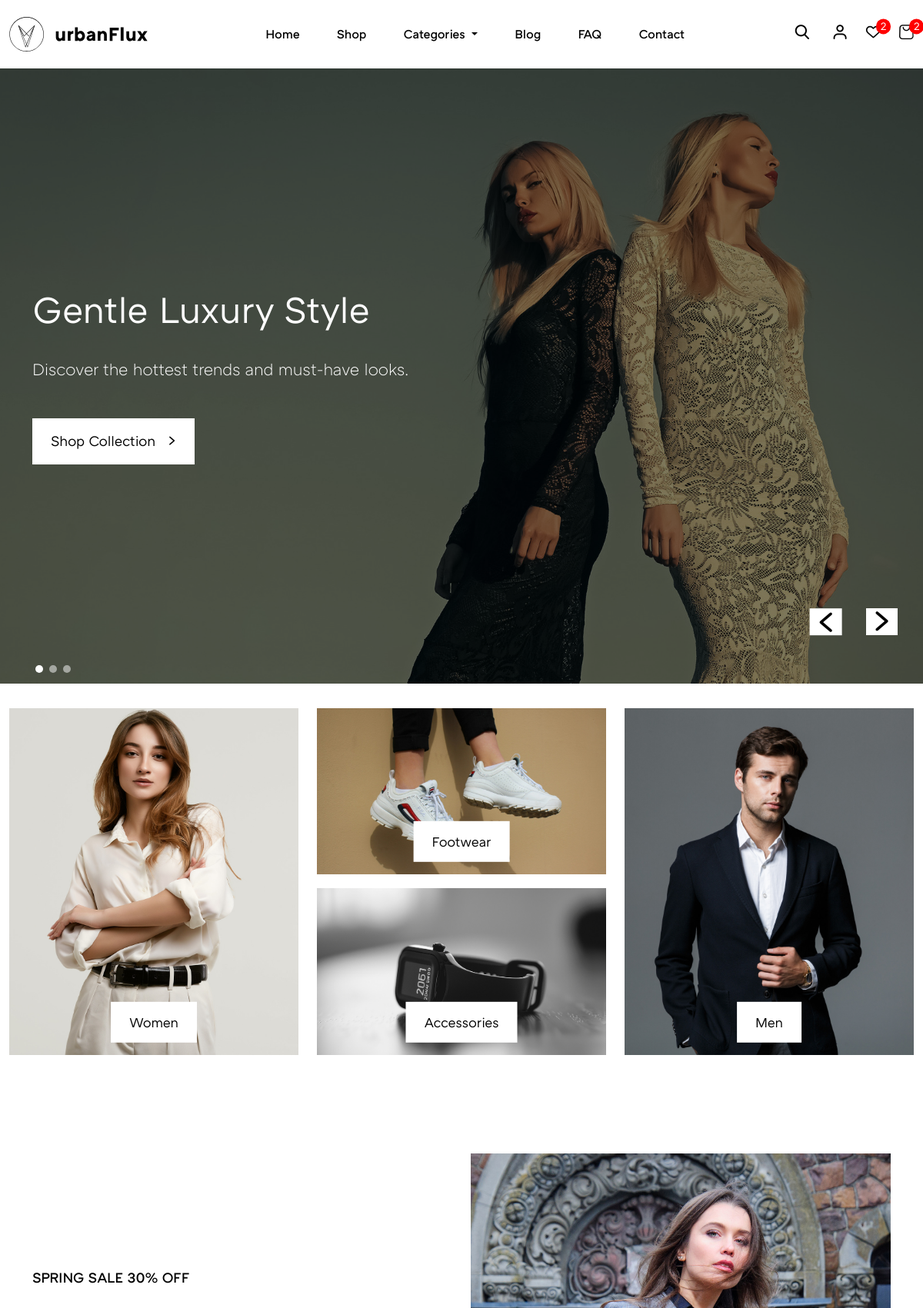
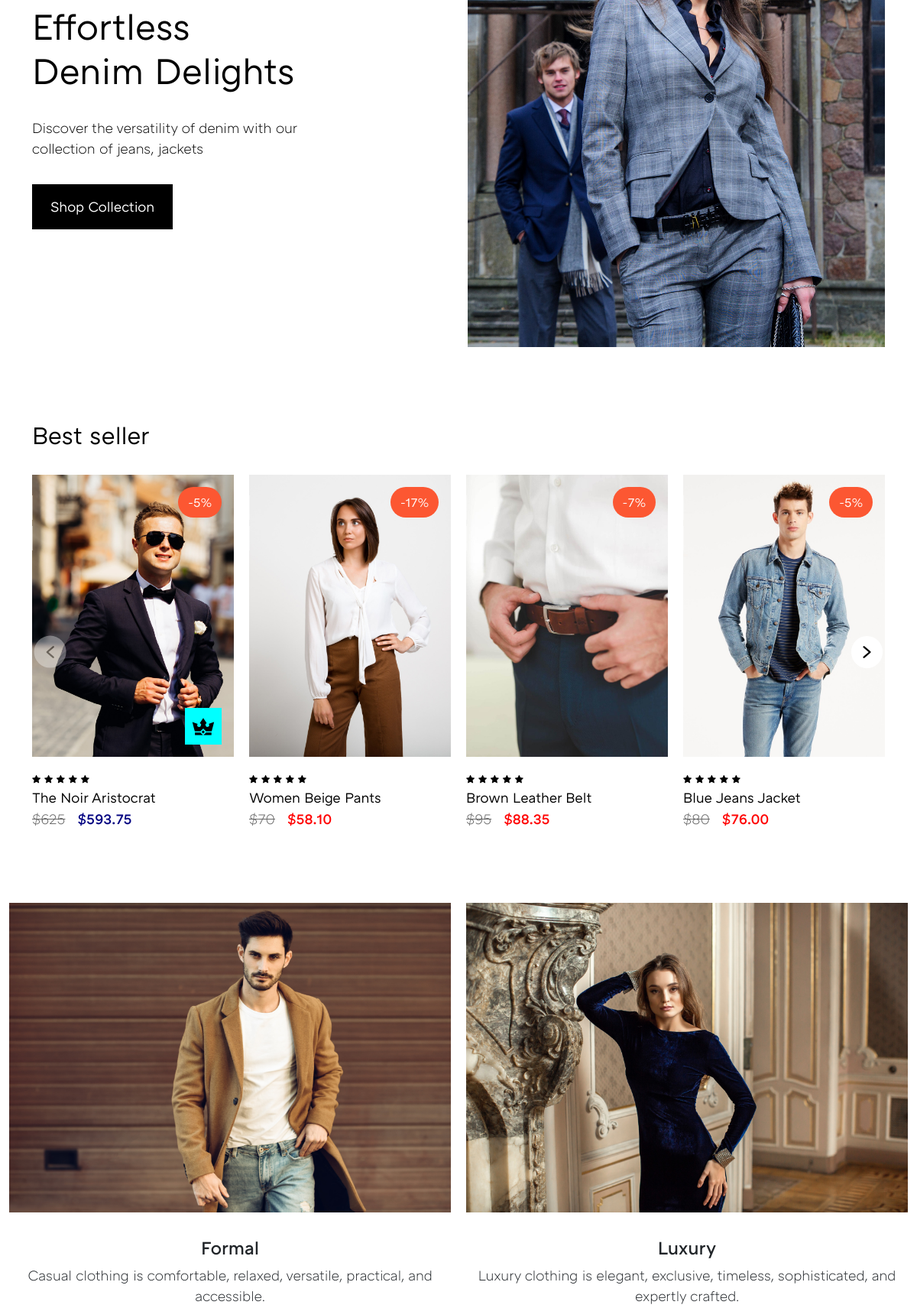
The page / (upper part) on the database its author committed (2 pictures, top to bottom).
### Site_Settings/models.py (models this page shows)
class Site_Settings(models.Model):
    estimated_delivery = models.TextField(max_length= 200, null=True)
    return_time = models.TextField(max_length= 200 , null=True)
    site_logo = models.FileField(upload_to='site_logo', validators=[validate_logo])
    theme_hero_section = models.ImageField(upload_to= 'theme_hero_section')
    tax_rate = models.IntegerField()
    product_policies = models.TextField(max_length=400)
    class Meta:
        verbose_name = ''
        verbose_name_plural = 'Site Settings'

### Hero_Slider/models.py (models this page shows)
class Hero_Slider(models.Model):
    title = models.CharField(max_length=200)
    info = models.CharField(max_length=200)
    link_name = models.CharField(max_length=15)
    link = models.URLField(max_length=200, blank=True)
    image = models.ImageField(upload_to='hero_slider')
    class Meta:
        verbose_name = ''
        verbose_name_plural = 'Hero Slider'

### Category/models.py (models this page shows, shortened)
class Category(models.Model):
    category_name = models.CharField(max_length=255, unique=True)
    cat_image = models.ImageField(upload_to= 'Categories', null=True, blank=True)
    slug =models.SlugField(max_length=100, unique=True)
    TYPE_CHOICES = [
        ('FORMAL', 'Formal'),
        ('LUXURY', 'Luxury'),
    ]
    type = models.CharField(max_length=20, choices=TYPE_CHOICES, null=True, blank=True)
    type_description = models.CharField(max_length=100, null=True, blank=True)
    type_button = models.CharField(max_length=20, null=True, blank=True)
    class Meta:
        verbose_name= ''
        verbose_name_plural = 'Categories'

### Sale_Section/models.py (models this page shows)
class Sale_Section(models.Model):
    title = models.CharField(max_length = 50)
    heading = models.CharField(max_length = 50)
    description = models.TextField(max_length=100)
    link_button_name = models.CharField(max_length =15)
    button_link = models.CharField (max_length= 200, blank=True , null=True)
    image = models.ImageField(upload_to= 'Sale Section')
    class Meta:
        verbose_name = ''
        verbose_name_plural = 'Sale Section'

### Store/models.py (models this page shows, shortened)
class Store(models.Model):
    product_name = models.CharField(max_length=100)
    price = models.IntegerField(null=True)
    product_type = models.CharField(max_length=15, blank=True)
    description = models.TextField(max_length=500)
    Color_1 = models.CharField(max_length=20 , null=True)
    Color_2 = models.CharField(max_length=20, null=True , blank=True)
    Color_3 = models.CharField(max_length=20, null=True , blank=True)
    Feature_1 = models.CharField(max_length=50)
    Feature_2 = models.CharField(max_length=50, null=True , blank=True)
    Feature_3 = models.CharField(max_length=50, null=True , blank=True)
    Size_1 = models.CharField(max_length=20 , null=True)
    Size_2 = models.CharField(max_length=20, null=True , blank=True)
    Size_3 = models.CharField(max_length=20, null=True , blank=True)
    Materials_Care_1 = models.CharField(max_length=50, null=True)
    Materials_Care_2 = models.CharField(max_length=50, null=True , blank=True)
    Materials_Care_3 = models.CharField(max_length=50, null=True , blank=True)
    stock = models.IntegerField()
    sale = models.IntegerField(null=True, blank=True)
    is_available = models.BooleanField(default = True)
    slug =models.SlugField(max_length=100, unique=True)
    Image = models.ImageField(upload_to='Products')
    product_image_1 = models.ImageField(upload_to='Products')
    product_image_2 = models.ImageField(upload_to='Products')
    product_image_3 = models.ImageField(upload_to='Products')
    category = models.ForeignKey(Category, on_delete=models.CASCADE)
    class Meta():
        verbose_name = ''
        verbose_name_plural = 'Product'

### urbax_Flux/views.py (the view)
# urls.py: 2. Add a URL to urlpatterns:  path('', views.home, name='home')
def home(request):
    site_settings = Site_Settings.objects.all()
    hero_slider = Hero_Slider.objects.all()
    categories =  Category.objects.all()
    Products = reversed(Store.objects.all())
    sale_section = Sale_Section.objects.all()
    our_Stores_section = Our_Locations.objects.all()
    Data = {
        "site_settings_data": site_settings,
        "hero_slider_data": hero_slider,
        "categories_data": categories,
        "sale_section_data" : sale_section,
        "Product_Data" : Products,
        "Our_Stores_section_data" : our_Stores_section
    }
    return render(request, 'index.html', Data)

### Store/templatetags/custom_tags.py (called while the page is built)
@register.simple_tag
def calculate_discount_price(price, sale):
    try:
        price = float(price)  # Convert price to float
        sale = float(sale)    # Convert sale to float
        if price is not None and sale is not None:
            discounted_price = price * (1 - sale / 100)  # Calculate discounted price
            return floatformat(discounted_price, 2)
    except (ValueError, TypeError):
        pass  # If conversion fails, return the original price
    return price  # If there's no sale or conversion fails, return the original price

### templates/index.html (shortened to what this page needs)
{% load custom_tags %}
{% load static %}
{% include 'header.html' %}
<main class="main-content">
  <section class="main-hero-section">
    <div class="main-hero-section-inner">
      <div class="swiper mySwiper">
        <div class="swiper-wrapper">
          {% for slide in hero_slider_data %}
          <div class="swiper-slide">
            <figure>
              <img src="{{slide.image.url}}"  {% if forloop.counter == 1 %}{% else %} loading="lazy" {% endif %} alt="">
              <figcaption>
                <div class="container">
                  <div class="figcaption-inner">
                    <h2 class="main-hero-font">{{slide.title}}</h2>
                    <small>{{slide.info}}</small>
                    <a href="{% url 'shop' %}" class="theme-button-link">{{slide.link_name}}<i
                        class="icon-small-arrow link-arrow"></i></a>
                  </div>
                </div>
              </figcaption>
            </figure>
          </div>
          {% endfor %}
        </div>
        <div class="container swiper-buttons-container">
          <div class="swiper-buttons">
            <div class="swiper-button-next"></div>
            <div class="swiper-button-prev"></div>
          </div>
        </div>
        <div class="container swiper-pagination"></div>
      </div>
    </div>
  </section>
  <section class="categories-section">
    <div class="container container-lg">
      <div class="categories-section-inner">
        <div class="row">
          {% for category in categories_data %}
          {% if forloop.counter == 2 %}
          <div class="col-md-6 col-lg-4 second-column">
            <div class="col-inner">
              <div class="center-category">
                <a href="{% url 'category' %}{{category.id}}">
                  <figure>
                    <img loading="lazy" src="{{category.cat_image.url}}" alt="">
                    <figcaption>
                      <a href="{% url 'category' %}{{category.id}}" class="theme-button">{{category.category_name}}</a>
                    </figcaption>
                  </figure>
                </a>
              </div>
              {% elif forloop.counter == 3 %}
              <div class="center-category">
                <a href="{% url 'category' %}{{category.id}}">
                  <figure>
                    <img loading="lazy" src="{{category.cat_image.url}}" alt="">
                    <figcaption>
                      <a href="{% url 'category' %}{{category.id}}" class="theme-button">{{category.category_name}}</a>
                    </figcaption>
                  </figure>
                </a>
              </div>
            </div>
          </div>
          {% elif category.type  %}
          {% else %}
          <div class="col-md-6 col-lg-4">
            <div class="col-inner">
              <a href="{% url 'category' %}{{category.id}}">
                <figure>
                  <img loading="lazy" src="{{category.cat_image.url}}" alt="">
                  <figcaption>
                    <a href="{% url 'category' %}{{category.id}}" class="theme-button">{{category.category_name}}</a>
                  </figcaption>
                </figure>
              </a>
            </div>
          </div>
          {% endif %}
          {% endfor %}
        </div>
      </div>
    </div>
  </section>
  <section class="sale-section">
    <div class="container">
      <div class="sale-section-inner">
        <div class="row flex-column-reverse flex-md-row">
          <div class="col-md-4">
            {% for section in sale_section_data %}
            <div class="col-inner sale-section-content">
              <div class="inner">
                <small class="small-font sale">{{section.title}}</small>
                <h3 class="main-heading-font">{{section.heading}}</h3>
                <small class="small-font">{{section.description}}</small>
                <a href="{% url 'shop' %}" class="theme-button-black">{{section.link_button_name}}</a>
              </div>
            </div>
            {% endfor %}
          </div>
          <div class="col-md-6 offset-md-2">
            {% for section in sale_section_data %}
            <div class="col-inner">
              <figure>
                <img loading="lazy" src="{{section.image.url}}" alt="">
              </figure>
            </div>
            {% endfor %}
          </div>
        </div>
      </div>
    </div>
  </section>
  <section class="best-seller swiper-products-carousel swiper-default">
    <div class="container">
      <div class="best-seller-inner">
        <div class="title">
          <h3 class="main-heading-font-medium">Best seller</h3>
        </div>
        <div class="swiper mySwiper2">
          <div class="swiper-wrapper">
            {% for best_seller in Product_Data %}
            {% if best_seller.product_type == 'best seller' %}
            <div class="swiper-slide product-cards">
              <a href="{% url 'product-detail' best_seller.id %}">
              <figure>
                <img loading="lazy" src="{{best_seller.Image.url}}" alt="">
                <figcaption {% if best_seller.category.type == 'LUXURY' %} class="class-prod luxury-prod" {% elif best_seller.category.type == 'FORMAL' %} class="class-prod formal-prod" {% endif %}>
                  {% if best_seller.sale %}
                  <span class="sale-off">-{{best_seller.sale}}%</span>
                  {% else %}
                  <span class="d_none"></span>
                  {% endif %}
                </figcaption>
              </figure>
            </a>
              <div class="info">
                <span><i class="icon-rating"></i></span>
                <span><i class="icon-rating"></i></span>
                <span><i class="icon-rating"></i></span>
                <span><i class="icon-rating"></i></span>
                <span><i class="icon-rating"></i></span>
                <a href="{% url 'product-detail' best_seller.id %}"
                  class="product-carousel-anchor">{{best_seller.product_name}}</a>
                  {% if best_seller.sale >= 1 %}
                  <small class="before-price">${{best_seller.price}}</small><span><small  class="red_color px-3  {% if best_seller.category.type == 'LUXURY' %} luxury_color {% endif %}">${% calculate_discount_price best_seller.price best_seller.sale %}</small></span>
                  {% else %}
                <small class="{% if best_seller.category.type == 'LUXURY' %} luxury_color {% endif %}" >${{best_seller.price}}</small>
                {% endif %}
              </div>
            </div>
            {% endif %}
            {% endfor %}
          </div>
          <div class="swiper-product-buttons">
            <div class="swiper-button-next"></div>
          </div>
        </div>
      </div>
    </div>
  </section>
  <section class="accessories-galery">
    <div class="container container-lg">
      <div class="accessories-galery-inner">
        <div class="swiper mySwiper3">
          <div class="swiper-wrapper">
            {% for type in categories_data %}
            {% if type.type %}
            <div class="swiper-slide">
              <figure>
                <a href="{% url 'category' %}{{type.id}}">
                  <img loading="lazy" src="{{type.cat_image.url}}" alt="">
                </a>
                <figcaption>
                  <h4>{{type.category_name}}</h4>
                  <small class="small-font">{{type.type_description}}</small>
                </figcaption>
              </figure>
            </div>
            {% endif %}
            {% endfor %}
          </div>
        </div>
      </div>
    </div>
  </section>
</main>
{% include 'footer.html' %}

### templates/header.html (shortened to what this page needs)
{% load static %}
<!DOCTYPE html>
<html lang="en">
<head>
  <link rel="stylesheet" href="{% static 'assets/libs/swiper.css' %}">
  <link rel="stylesheet" href=" {% static 'assets/css/main.css' %}">
</head>
<body>
  <div class="site-wrapper">
    <header class="header">
      <nav class="navbar navbar-expand-lg main-navbar">
        <div class="container container-lg">
          {% for logo in site_settings_data %}
          <a class="navbar-brand" href="#">
            <img src="{{logo.site_logo.url}}" class="site-logo" alt="">
          </a>
          {% endfor %}
          <div class="collapse navbar-collapse" id="navbarSupportedContent">
            <ul class="navbar-nav me-auto mb-2 mb-lg-0">
              <li class="nav-item  nav-bar-links">
                <a class="nav-link active" aria-current="page" href="{% url 'home' %}">Home</a>
              </li>
              <li class="nav-item nav-bar-links">
                <a class="nav-link" href="{% url 'shop' %}">Shop</a>
              </li>
              <li class="nav-item dropdown nav-bar-links">
                <a class="nav-link dropdown-toggle" href="#" id="navbarDropdown" role="button" data-bs-toggle="dropdown"
                  aria-expanded="false">
                  Categories
                </a>
              </li>
              <li class="nav-item nav-bar-links">
                <a class="nav-link" href="#">Blog</a>
              </li>
              <li class="nav-item nav-bar-links">
                <a class="nav-link" href="#">FAQ</a>
              </li>
              <li class="nav-item nav-bar-links">
                <a class="nav-link" href="#">Contact</a>
              </li>
            </ul>
            <ul class="nav-right-links align-center">
                <li>
                  <button class="lg-hide links-hover" id="search-btn"><i  class="icon-search"></i></button>
                </li>
              <li><a href="{% url 'login' %}" class="links-hover lg-hide"><i class="icon-login"></i></a></li>
              <li><a href="{% url 'wishlist' %}" class="links-hover lg-hide count"><i class="icon-favourite"></i><span><small>2</small></span></a></li>
              <li><a href="{% url 'Shopping-cart' %}" class="links-hover lg-hide count"><i class="icon-cart"></i><span><small>2</small></span></a></li>
            </ul>
          </div>
        </div>
      </nav>
    </header>

### rows shown on the page
Site_Settings: site_logo (picture)
Hero_Slider: image (picture), title "Gentle Luxury Style", info "Discover the hottest trends and must-have looks.", link_name "Shop Collection"
Category: cat_image (picture), category_name "Women"
Category: cat_image (picture), category_name "Footwear"
Category: cat_image (picture), category_name "Accessories"
Category: cat_image (picture), category_name "Men"
Sale_Section: title "SPRING SALE 30% OFF", heading "Effortless Denim Delights", description "Discover the versatility of denim with our collection of jeans, jackets", link_button_name "Shop Collection", image (picture)
Store: Image (picture), sale "5", product_name "The Noir Aristocrat", price "625", price+sale "593.75"
Store: Image (picture), sale "17", product_name "Women Beige Pants", price "70", price+sale "58.10"
Store: Image (picture), sale "7", product_name "Brown Leather Belt", price "95", price+sale "88.35"
Store: Image (picture), sale "5", product_name "Blue Jeans Jacket", price "80", price+sale "76.00"
Category: cat_image (picture), category_name "Formal", type_description "Casual clothing is comfortable, relaxed, versatile, practical, and accessible."
Category: cat_image (picture), category_name "Luxury", type_description "Luxury clothing is elegant, exclusive, timeless, sophisticated, and expertly crafted."
